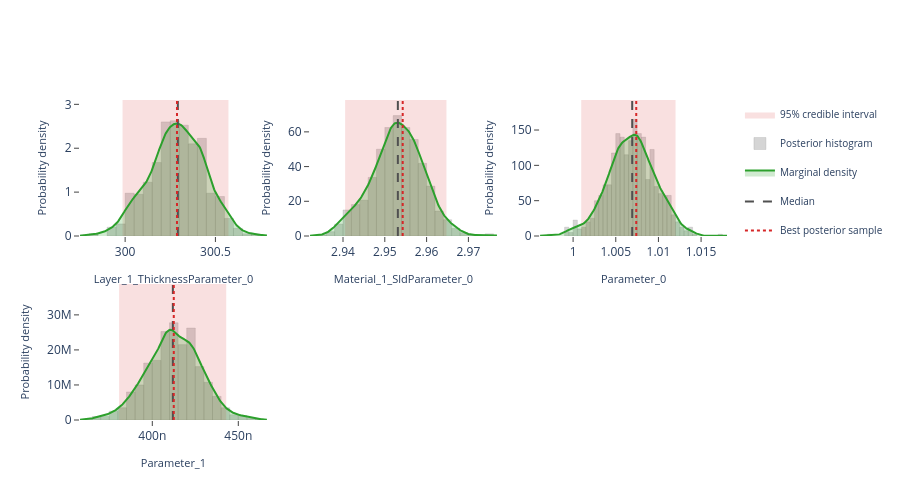

Write notebook code for a chart like this one.
### Markdown cell above
## Interactive posterior plots

The next three cells render the same Plotly figures that are shown on the
Bayesian Posterior tab of the EasyReflectometryApp:

* **Marginals** — per-parameter distribution: histogram + smooth KDE marginal,
  shaded 95% credible interval, and median / best-sample lines
  (`plot_distribution` or `posterior.distribution()`)
* **Corner plot** — pairwise marginals + 2-D contours + scatter (`plot_corner`)
* **Traces** — per-chain trace + marginal histogram (`plot_trace`)

The standalone helpers are called with ``return_figure=True`` so they return a
Plotly ``Figure`` that we render in the notebook with ``fig.show()``; the
``PosteriorResults`` methods return the figure directly.

### Code cell
# ---- Marginal posterior distributions ---------------------------------------
# One panel per free parameter, each overlaying the posterior histogram, a
# smooth Gaussian-KDE marginal, the shaded 95% credible interval, and the
# median / best-sample reference lines.  Mirrors the "Marginals" sub-tab in
# the EasyReflectometryApp.

# The PosteriorResults method passes ``logp`` through automatically so the
# best posterior sample (MAP) line is drawn:
fig = posterior.distribution()
fig.show()

# Standalone equivalent (pass ``logp`` to get the best-sample line):
# fig = plot_distribution(
#     posterior.draws,
#     posterior.param_names,
#     logp=posterior.logp,
#     return_figure=True,
# )
# fig.show()

### Figure 1 — Plotly figure (JSON) as saved in the notebook; plotly's stock layout.template omitted (floating-point values rounded to 4 significant figures; data arrays with more than 128 entries replaced by an {"elided": "..."} marker saying what was removed)
{"data": [{"fill": "toself", "fillcolor": "rgba(214, 39, 40, 0.14)", "hoverinfo": "skip", "legendgroup": "95% credible interval", "line": {"color": "rgba(214, 39, 40, 0.14)", "width": 0}, "mode": "lines", "name": "95% credible interval", "showlegend": true, "type": "scatter", "x": [300.0, 300.6, 300.6, 300.0, 300.0], "xaxis": "x", "y": [0.0, 0.0, 3.099, 3.099, 0.0], "yaxis": "y"}, {"histnorm": "probability density", "hovertemplate": "sample=%{x:.4f}<br>density: %{y:.2f}<extra></extra>", "legendgroup": "histogram", "marker": {"color": "rgba(120, 120, 120, 0.38)", "line": {"color": "rgba(120, 120, 120, 0.24)", "width": 1}}, "name": "Posterior histogram", "nbinsx": 40, "opacity": 0.82, "showlegend": true, "type": "histogram", "x": {"elided": "800 float values"}, "xaxis": "x", "yaxis": "y"}, {"fill": "tozeroy", "fillcolor": "rgba(44, 160, 44, 0.22)", "hovertemplate": "Layer_1_ThicknessParameter_0: %{x:.4f}<br>density: %{y:.4f}<extra></extra>", "legendgroup": "marginal", "line": {"color": "rgb(44, 160, 44)", "width": 2}, "mode": "lines", "name": "Marginal density", "showlegend": true, "type": "scatter", "x": {"elided": "256 float values"}, "xaxis": "x", "y": {"elided": "256 float values"}, "yaxis": "y"}, {"hovertemplate": "Median: %{x:.4f}<extra></extra>", "legendgroup": "Median", "line": {"color": "rgb(80, 80, 80)", "dash": "dash", "width": 2}, "mode": "lines", "name": "Median", "showlegend": true, "type": "scatter", "x": [300.3, 300.3], "xaxis": "x", "y": [0.0, 3.099], "yaxis": "y"}, {"hovertemplate": "Best posterior sample: %{x:.4f}<extra></extra>", "legendgroup": "Best posterior sample", "line": {"color": "rgb(214, 39, 40)", "dash": "dot", "width": 2}, "mode": "lines", "name": "Best posterior sample", "showlegend": true, "type": "scatter", "x": [300.3, 300.3], "xaxis": "x", "y": [0.0, 3.099], "yaxis": "y"}, {"fill": "toself", "fillcolor": "rgba(214, 39, 40, 0.14)", "hoverinfo": "skip", "legendgroup": "95% credible interval", "line": {"color": "rgba(214, 39, 40, 0.14)", "width": 0}, "mode": "lines", "name": "95% credible interval", "showlegend": false, "type": "scatter", "x": [2.941, 2.965, 2.965, 2.941, 2.941], "xaxis": "x2", "y": [0.0, 0.0, 78.37, 78.37, 0.0], "yaxis": "y2"}, {"histnorm": "probability density", "hovertemplate": "sample=%{x:.4f}<br>density: %{y:.2f}<extra></extra>", "legendgroup": "histogram", "marker": {"color": "rgba(120, 120, 120, 0.38)", "line": {"color": "rgba(120, 120, 120, 0.24)", "width": 1}}, "name": "Posterior histogram", "nbinsx": 40, "opacity": 0.82, "showlegend": false, "type": "histogram", "x": {"elided": "800 float values"}, "xaxis": "x2", "yaxis": "y2"}, {"fill": "tozeroy", "fillcolor": "rgba(44, 160, 44, 0.22)", "hovertemplate": "Material_1_SldParameter_0: %{x:.4f}<br>density: %{y:.4f}<extra></extra>", "legendgroup": "marginal", "line": {"color": "rgb(44, 160, 44)", "width": 2}, "mode": "lines", "name": "Marginal density", "showlegend": false, "type": "scatter", "x": {"elided": "256 float values"}, "xaxis": "x2", "y": {"elided": "256 float values"}, "yaxis": "y2"}, {"hovertemplate": "Median: %{x:.4f}<extra></extra>", "legendgroup": "Median", "line": {"color": "rgb(80, 80, 80)", "dash": "dash", "width": 2}, "mode": "lines", "name": "Median", "showlegend": false, "type": "scatter", "x": [2.953, 2.953], "xaxis": "x2", "y": [0.0, 78.37], "yaxis": "y2"}, {"hovertemplate": "Best posterior sample: %{x:.4f}<extra></extra>", "legendgroup": "Best posterior sample", "line": {"color": "rgb(214, 39, 40)", "dash": "dot", "width": 2}, "mode": "lines", "name": "Best posterior sample", "showlegend": false, "type": "scatter", "x": [2.954, 2.954], "xaxis": "x2", "y": [0.0, 78.37], "yaxis": "y2"}, {"fill": "toself", "fillcolor": "rgba(214, 39, 40, 0.14)", "hoverinfo": "skip", "legendgroup": "95% credible interval", "line": {"color": "rgba(214, 39, 40, 0.14)", "width": 0}, "mode": "lines", "name": "95% credible interval", "showlegend": false, "type": "scatter", "x": [1.001, 1.012, 1.012, 1.001, 1.001], "xaxis": "x3", "y": [0.0, 0.0, 192.5, 192.5, 0.0], "yaxis": "y3"}, {"histnorm": "probability density", "hovertemplate": "sample=%{x:.4f}<br>density: %{y:.2f}<extra></extra>", "legendgroup": "histogram", "marker": {"color": "rgba(120, 120, 120, 0.38)", "line": {"color": "rgba(120, 120, 120, 0.24)", "width": 1}}, "name": "Posterior histogram", "nbinsx": 40, "opacity": 0.82, "showlegend": false, "type": "histogram", "x": {"elided": "800 float values"}, "xaxis": "x3", "yaxis": "y3"}, {"fill": "tozeroy", "fillcolor": "rgba(44, 160, 44, 0.22)", "hovertemplate": "Parameter_0: %{x:.4f}<br>density: %{y:.4f}<extra></extra>", "legendgroup": "marginal", "line": {"color": "rgb(44, 160, 44)", "width": 2}, "mode": "lines", "name": "Marginal density", "showlegend": false, "type": "scatter", "x": {"elided": "256 float values"}, "xaxis": "x3", "y": {"elided": "256 float values"}, "yaxis": "y3"}, {"hovertemplate": "Median: %{x:.4f}<extra></extra>", "legendgroup": "Median", "line": {"color": "rgb(80, 80, 80)", "dash": "dash", "width": 2}, "mode": "lines", "name": "Median", "showlegend": false, "type": "scatter", "x": [1.007, 1.007], "xaxis": "x3", "y": [0.0, 192.5], "yaxis": "y3"}, {"hovertemplate": "Best posterior sample: %{x:.4f}<extra></extra>", "legendgroup": "Best posterior sample", "line": {"color": "rgb(214, 39, 40)", "dash": "dot", "width": 2}, "mode": "lines", "name": "Best posterior sample", "showlegend": false, "type": "scatter", "x": [1.007, 1.007], "xaxis": "x3", "y": [0.0, 192.5], "yaxis": "y3"}, {"fill": "toself", "fillcolor": "rgba(214, 39, 40, 0.14)", "hoverinfo": "skip", "legendgroup": "95% credible interval", "line": {"color": "rgba(214, 39, 40, 0.14)", "width": 0}, "mode": "lines", "name": "95% credible interval", "showlegend": false, "type": "scatter", "x": [3.807e-07, 4.43e-07, 4.43e-07, 3.807e-07, 3.807e-07], "xaxis": "x4", "y": [0.0, 0.0, 38820000.0, 38820000.0, 0.0], "yaxis": "y4"}, {"histnorm": "probability density", "hovertemplate": "sample=%{x:.4f}<br>density: %{y:.2f}<extra></extra>", "legendgroup": "histogram", "marker": {"color": "rgba(120, 120, 120, 0.38)", "line": {"color": "rgba(120, 120, 120, 0.24)", "width": 1}}, "name": "Posterior histogram", "nbinsx": 40, "opacity": 0.82, "showlegend": false, "type": "histogram", "x": {"elided": "800 float values"}, "xaxis": "x4", "yaxis": "y4"}, {"fill": "tozeroy", "fillcolor": "rgba(44, 160, 44, 0.22)", "hovertemplate": "Parameter_1: %{x:.4f}<br>density: %{y:.4f}<extra></extra>", "legendgroup": "marginal", "line": {"color": "rgb(44, 160, 44)", "width": 2}, "mode": "lines", "name": "Marginal density", "showlegend": false, "type": "scatter", "x": {"elided": "256 float values"}, "xaxis": "x4", "y": {"elided": "256 float values"}, "yaxis": "y4"}, {"hovertemplate": "Median: %{x:.4f}<extra></extra>", "legendgroup": "Median", "line": {"color": "rgb(80, 80, 80)", "dash": "dash", "width": 2}, "mode": "lines", "name": "Median", "showlegend": false, "type": "scatter", "x": [4.12e-07, 4.12e-07], "xaxis": "x4", "y": [0.0, 38820000.0], "yaxis": "y4"}, {"hovertemplate": "Best posterior sample: %{x:.4f}<extra></extra>", "legendgroup": "Best posterior sample", "line": {"color": "rgb(214, 39, 40)", "dash": "dot", "width": 2}, "mode": "lines", "name": "Best posterior sample", "showlegend": false, "type": "scatter", "x": [4.125e-07, 4.125e-07], "xaxis": "x4", "y": [0.0, 38820000.0], "yaxis": "y4"}], "layout": {"barmode": "overlay", "height": 500, "legend": {"font": {"size": 10}}, "plot_bgcolor": "white", "showlegend": true, "xaxis": {"anchor": "y", "domain": [0.0, 0.2889], "range": [299.8, 300.8], "showgrid": false, "ticks": "outside", "title": {"font": {"size": 11}, "text": "Layer_1_ThicknessParameter_0"}, "zeroline": false}, "xaxis2": {"anchor": "y2", "domain": [0.3556, 0.6444], "range": [2.932, 2.977], "showgrid": false, "ticks": "outside", "title": {"font": {"size": 11}, "text": "Material_1_SldParameter_0"}, "zeroline": false}, "xaxis3": {"anchor": "y3", "domain": [0.7111, 1.0], "range": [0.9961, 1.018], "showgrid": false, "ticks": "outside", "title": {"font": {"size": 11}, "text": "Parameter_0"}, "zeroline": false}, "xaxis4": {"anchor": "y4", "domain": [0.0, 0.2889], "range": [3.58e-07, 4.666e-07], "showgrid": false, "ticks": "outside", "title": {"font": {"size": 11}, "text": "Parameter_1"}, "zeroline": false}, "xaxis5": {"anchor": "y5", "domain": [0.3556, 0.6444], "showgrid": false, "ticks": "outside", "zeroline": false}, "xaxis6": {"anchor": "y6", "domain": [0.7111, 1.0], "showgrid": false, "ticks": "outside", "zeroline": false}, "yaxis": {"anchor": "x", "domain": [0.575, 1.0], "range": [0.0, 3.099], "showgrid": false, "ticks": "outside", "title": {"font": {"size": 11}, "text": "Probability density"}, "zeroline": false}, "yaxis2": {"anchor": "x2", "domain": [0.575, 1.0], "range": [0.0, 78.37], "showgrid": false, "ticks": "outside", "title": {"font": {"size": 11}, "text": "Probability density"}, "zeroline": false}, "yaxis3": {"anchor": "x3", "domain": [0.575, 1.0], "range": [0.0, 192.5], "showgrid": false, "ticks": "outside", "title": {"font": {"size": 11}, "text": "Probability density"}, "zeroline": false}, "yaxis4": {"anchor": "x4", "domain": [0.0, 0.425], "range": [0.0, 38820000.0], "showgrid": false, "ticks": "outside", "title": {"font": {"size": 11}, "text": "Probability density"}, "zeroline": false}, "yaxis5": {"anchor": "x5", "domain": [0.0, 0.425], "showgrid": false, "ticks": "outside", "zeroline": false}, "yaxis6": {"anchor": "x6", "domain": [0.0, 0.425], "showgrid": false, "ticks": "outside", "zeroline": false}}}
